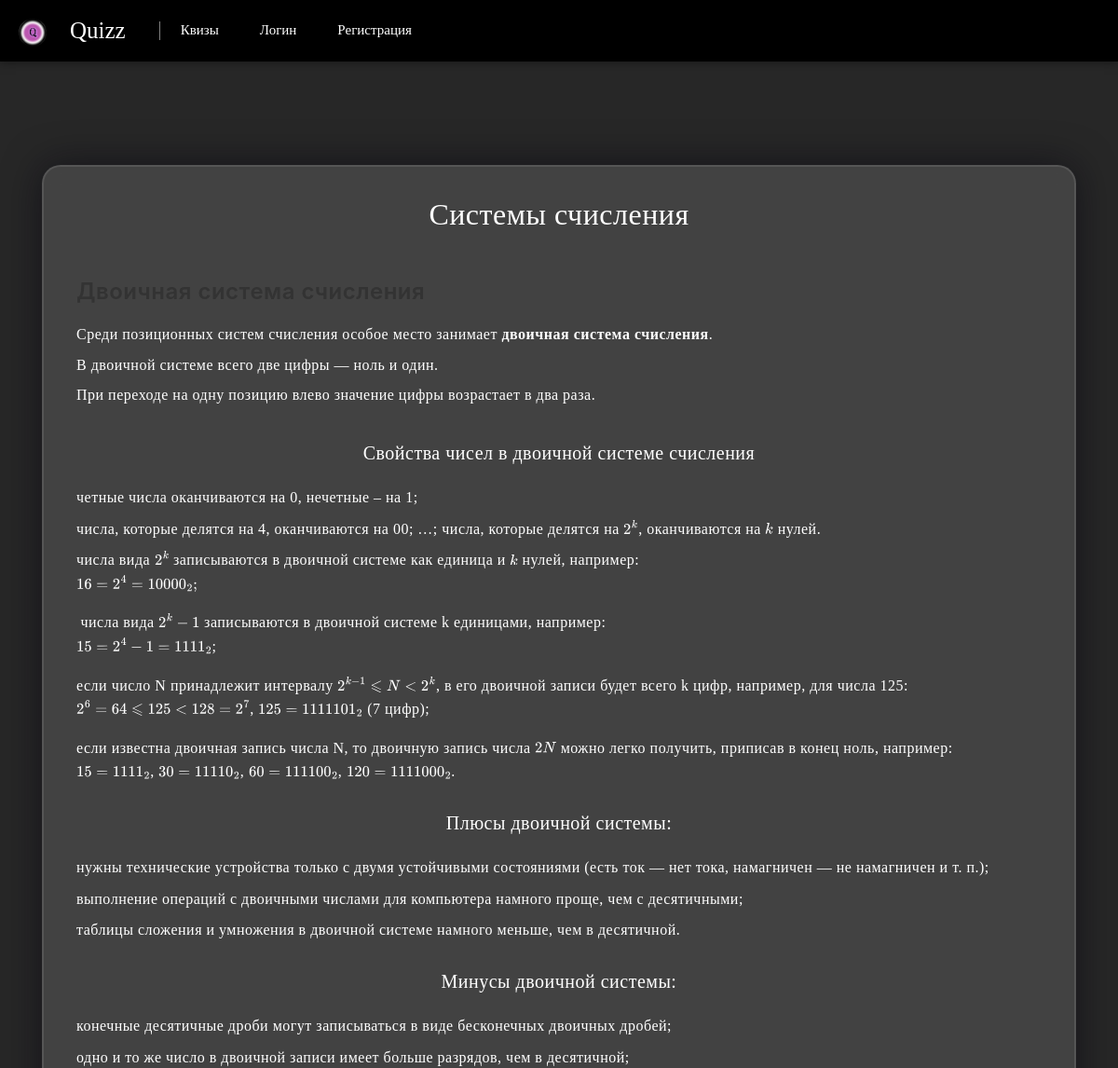
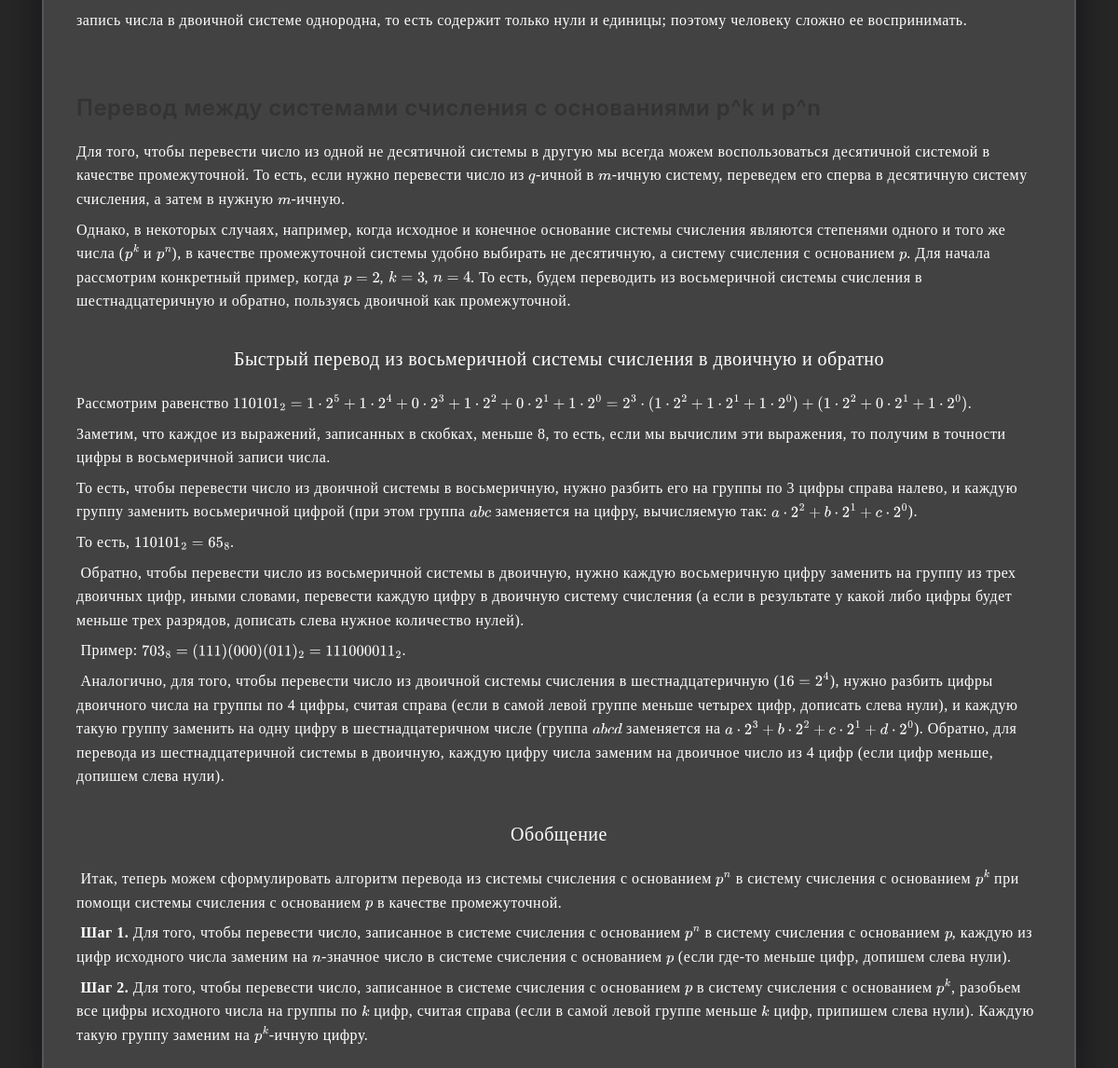
Page /quizes/material/3/ on the committed database (2 pictures, top to bottom).
### quizes/models.py (models this page shows, shortened)
class Material(models.Model):
    name = models.CharField(blank=False, max_length=300000)
    text = models.CharField(null=True, blank=True, max_length=300000)

### quizes/views.py (the view)
# urls.py: path('material/<int:mat_id>/', views.single_material, name='single_material'),
def single_material(request, mat_id):
    material = get_object_or_404(Material, pk=mat_id)
    context = {
        'material': material,
    }
    return render(request, 'quiz/single_material.html', context)

### quizes/templates/quiz/single_material.html (shortened to what this page needs)
{% extends 'quizzes/base.html' %}
{% load static %}
{% block content %}
    <link rel="stylesheet" type="text/css" href="{% static 'css/quiz/index.css' %}">
    <div class="container">
        <form>
            <h3 class="question_title">{{ material.name }}</h3>
            <br>
            <p>{{ material.text | safe }}</p>
        </form>
    </div>
{% endblock %}

### static/css/quiz/index.css (style rules this page uses)
body { font-family: "Comic Sans MS"; !important background-color: #272727; text-decoration: none; }
h1, h2, h3, h4, span, a, p { font-family: Comic Sans MS; !important color: white; }
* { margin: 0px; padding: 0px; }
body { place-items: center; }
form { margin-top: 10%; margin-left: auto; margin-right: auto; min-width: 340px; background-color: rgba(255, 255, 255, 0.13); justify-content: center; border-radius: 20px; backdrop-filter: blur(10px); border: 2px solid rgba(255, 255, 255, 0.1); box-shadow: 0 0 40px rgba(8, 7, 16, 0.6); padding: 30px 35px; }
form * { font-family: Comic Sans MS; !important text-decoration: none; color: #ffffff; letter-spacing: 0.5px; border: none; }
form h3 { font-size: 32px; font-weight: 500; line-height: 42px; text-align: center; }

### quizzes/templates/quizzes/base.html (style rules this page uses)
h1, h2, h3, h4, h5, h6, p, span { color: white; text-decoration: none; font-family: "Comic Sans MS"; !important }
body { background-color: #272727; }
li { list-style: none; }

### rows in the picture
Material: name "Системы счисления", text "Среди позиционных систем счисления особое место занимает двоичная система счисления . В двоичной системе всего две цифры — ноль и один. При переходе на одну позицию влево значение цифры возрастает в два раза. Свойства чисел в двоичной системе счисления четные числа оканчиваются на 0, нечетные – на 1; числа, которые делятся на 4, оканчиваются на 00; …; числа, которые делятся на , оканчиваются на нулей. числа вида записываются в двоичной системе как единица и нулей, например: числа вида записываются в двоичной системе k единицами, например: ; если число N принадлежит интервалу , в его двоичной записи будет всего k цифр, например, для числа 125: , (7 цифр); если известна двоичная запись числа…"
